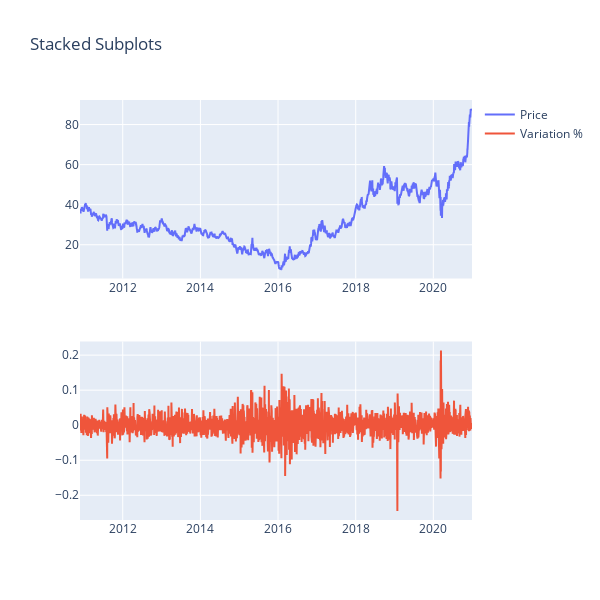

Notebook source saved alongside this figure:
### Code cell
from plotly.subplots import make_subplots

fig = make_subplots(rows=2, cols=1)

fig.add_trace(
    go.Scatter(
        name="Price",
        mode="lines", x=df.date, y=df.close        
    ), row=1, col=1)

fig.add_trace(
    go.Scatter(
        name="Variation %",
        mode="lines", x=df.date, y=df.close_change
    ), row=2, col=1)

fig.update_layout(height=600, width=600, title_text="Stacked Subplots")
fig.show()

### Figure 1 — Plotly figure (JSON) as saved in the notebook; plotly's stock layout.template omitted (floating-point values rounded to 4 significant figures; data arrays with more than 128 entries replaced by an {"elided": "..."} marker saying what was removed)
{"data": [{"mode": "lines", "name": "Price", "type": "scatter", "x": {"elided": "2498 str values"}, "xaxis": "x", "y": {"elided": "2498 float values"}, "yaxis": "y"}, {"mode": "lines", "name": "Variation %", "type": "scatter", "x": {"elided": "2498 str values"}, "xaxis": "x2", "y": {"elided": "2498 float values"}, "yaxis": "y2"}], "layout": {"height": 600, "title": {"text": "Stacked Subplots"}, "width": 600, "xaxis": {"anchor": "y", "autorange": true, "domain": [0, 1], "range": ["2010-11-25", "2020-12-30"], "type": "date"}, "xaxis2": {"anchor": "y2", "autorange": true, "domain": [0, 1], "range": ["2010-11-25", "2020-12-30"], "type": "date"}, "yaxis": {"anchor": "x", "autorange": true, "domain": [0.575, 1], "range": [3.144, 92.26], "type": "linear"}, "yaxis2": {"anchor": "x2", "autorange": true, "domain": [0, 0.425], "range": [-0.2706, 0.2389], "type": "linear"}}}
